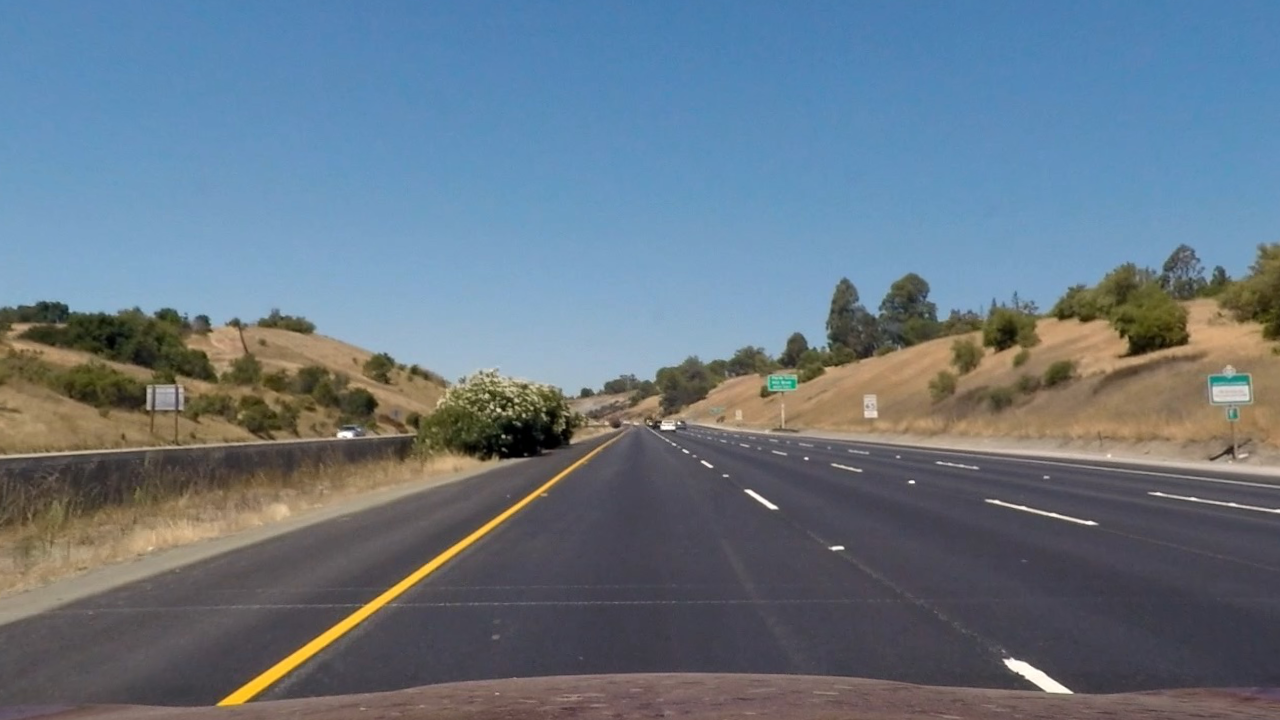
#> input picture output_images/straight_lines1.jpg, 1280 x 720 px; its folder holds only this picture in this run
$ python birdseye_view.py
#> lines starting #> are read from the running program, lines starting #| are printed output that depends on the picture
#> further down, img is the input picture: shape (720, 1280, 4) float32; mean R, G, B, A 0.406, 0.464, 0.516, 1
import cv2
import matplotlib.image as mpimg
import matplotlib.pyplot as plt
import numpy as np
import glob


def birds_eye_view(img, image):
#> called with image = '../output_images/straight_lines1.jpg'
    rows, cols, depth = img.shape
    h, w = img.shape[:2]
    # src = np.float32([[490, 482], [810, 482], [1250, 720], [40, 720]])
    # src = np.float32([[530, 470], [760, 470], [1250, 720], [40, 720]])
    # dst = np.float32([[0, 0], [1280, 0], [1250, 720], [40, 720]])
    src = np.float32([[545, 460], [735, 460], [1280, 700], [0, 700]])
    dst = np.float32([[0, 0], [1280, 0], [1280, 720], [0, 720]])

    M = cv2.getPerspectiveTransform(src, dst)
    warped = cv2.warpPerspective(img, M, (cols, rows), flags=cv2.INTER_LINEAR)
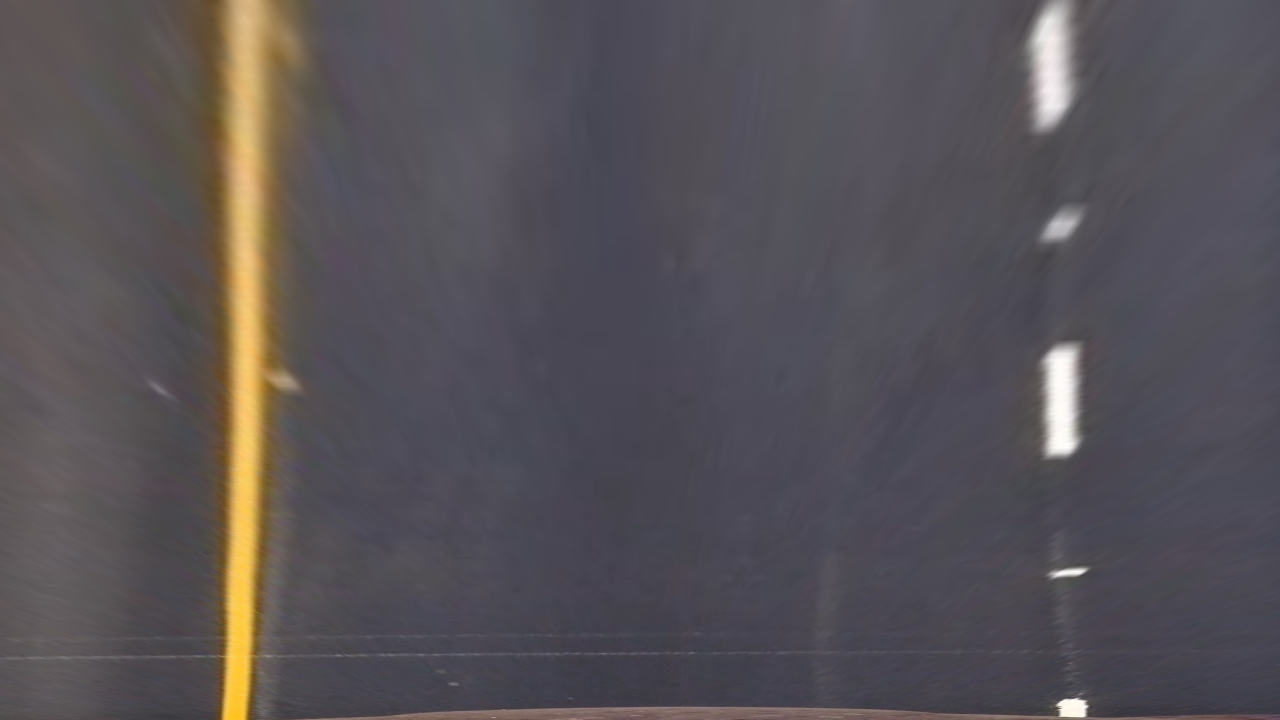
#> warped: shape (720, 1280, 4) float32; mean R, G, B, A 0.343, 0.324, 0.342, 1

    f, (ax1, ax2) = plt.subplots(1, 2, figsize=(24, 9))
    f.tight_layout()
    ax1.imshow(img)
    ax1.set_title('Original Image', fontsize=30)
    ax2.imshow(warped)
    ax2.set_title('Warped Image', fontsize=30)
    plt.waitforbuttonpress()
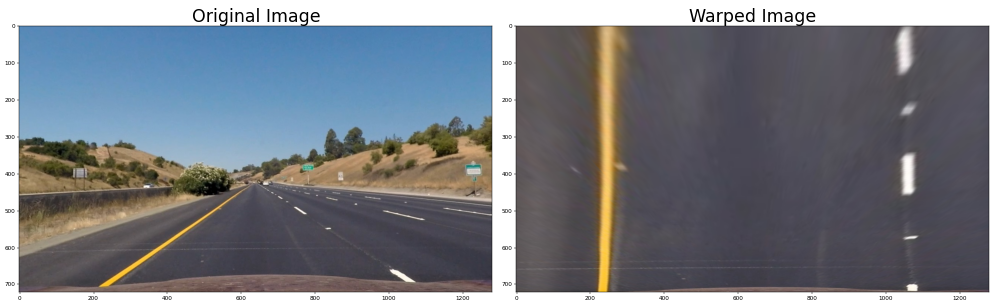
#> figure drawn by matplotlib, 2 panels

    mpimg.imsave(image.replace("output_images", "birds_eye_view_images"), warped)


# img = mpimg.imread("../output_images/straight_lines1.jpg")
# plt.imshow(img)
# plt.waitforbuttonpress()
images = glob.glob("../output_images/*.jpg")
for image in images:
    img = mpimg.imread(image)
    birds_eye_view(img, image)

$ run again, on output_images/test3.jpg
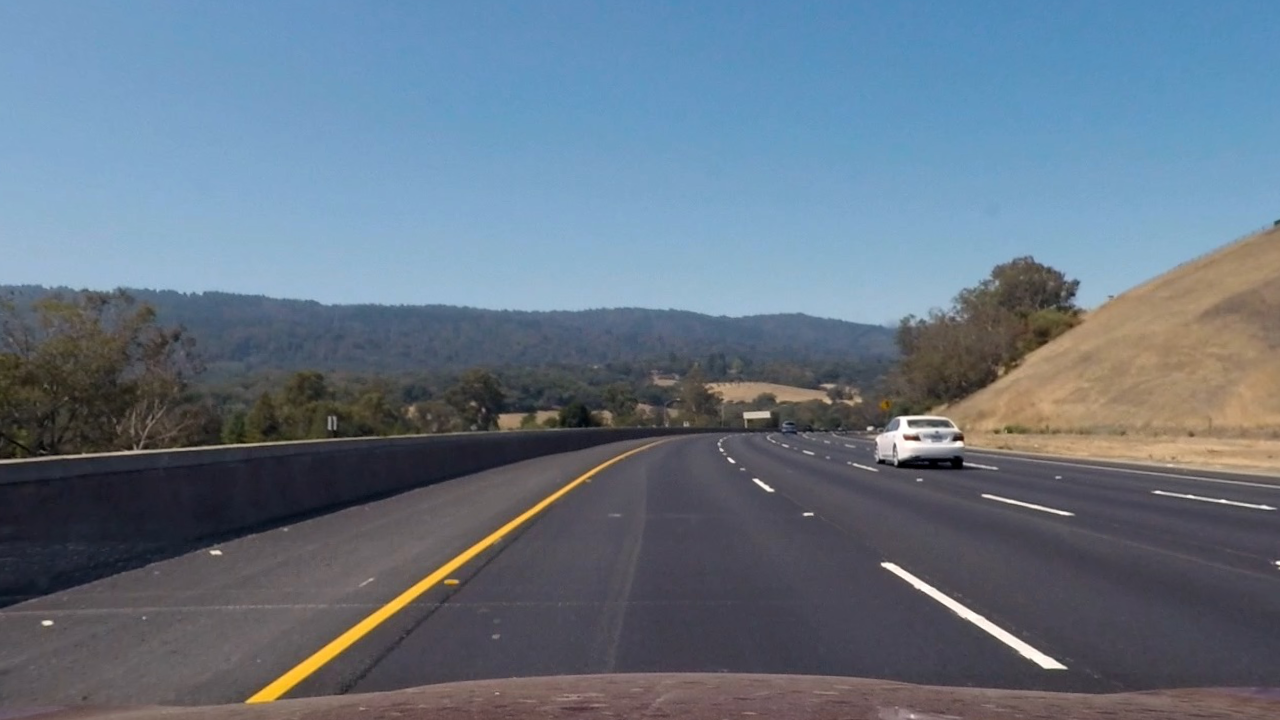
#> input picture output_images/test3.jpg, 1280 x 720 px
#> img is the input picture: shape (720, 1280, 4) float32; mean R, G, B, A 0.398, 0.455, 0.514, 1
#> in birds_eye_view, `warped = cv2.warpPerspective(img, M, (cols, rows), flags=cv2.INTER_LIN..`:
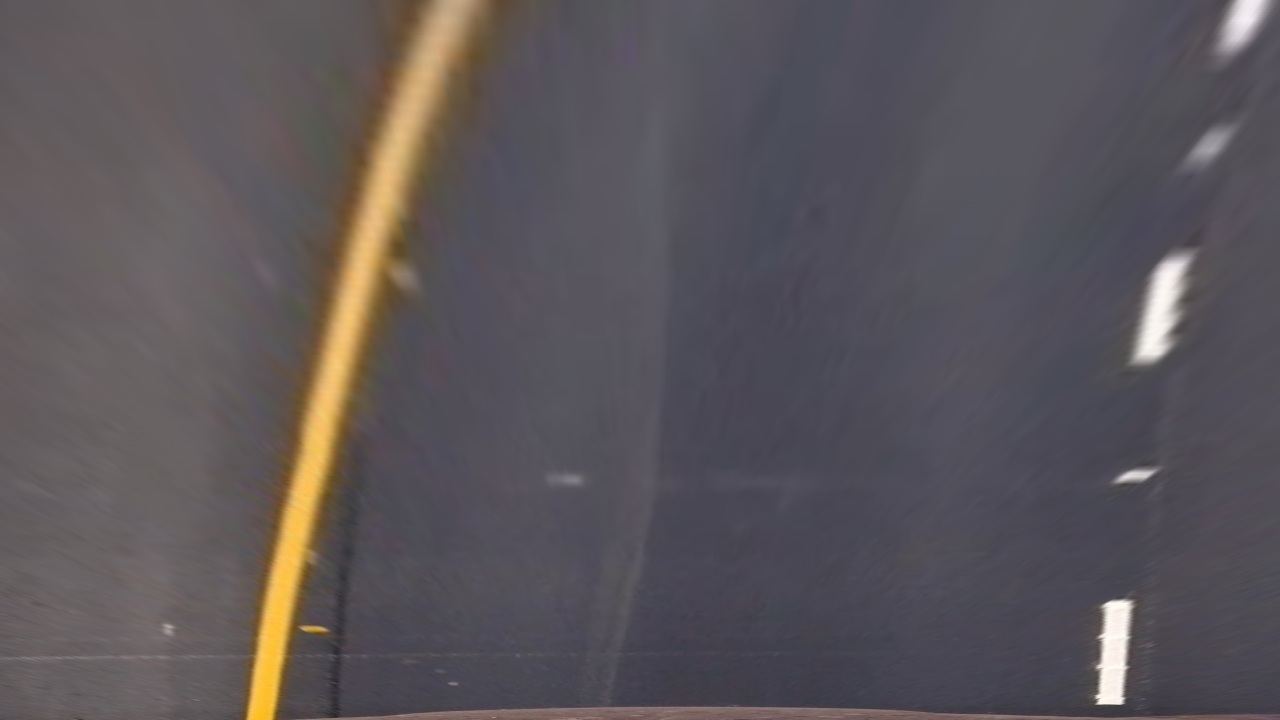
#> warped: shape (720, 1280, 4) float32; mean R, G, B, A 0.359, 0.338, 0.354, 1
#> in birds_eye_view, `plt.waitforbuttonpress()`:
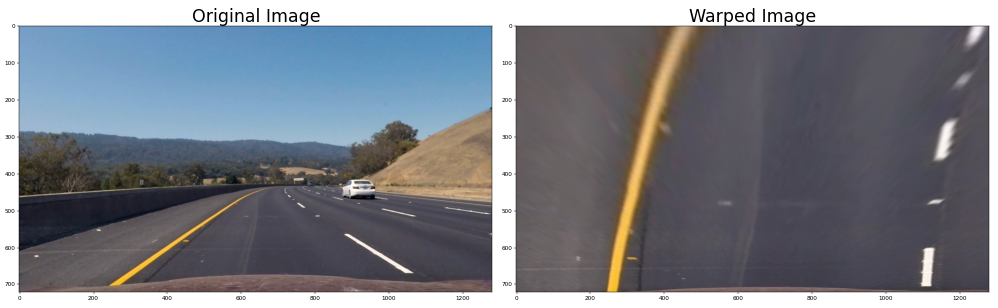
#> figure drawn by matplotlib, 2 panels

$ run again, on output_images/test4.jpg
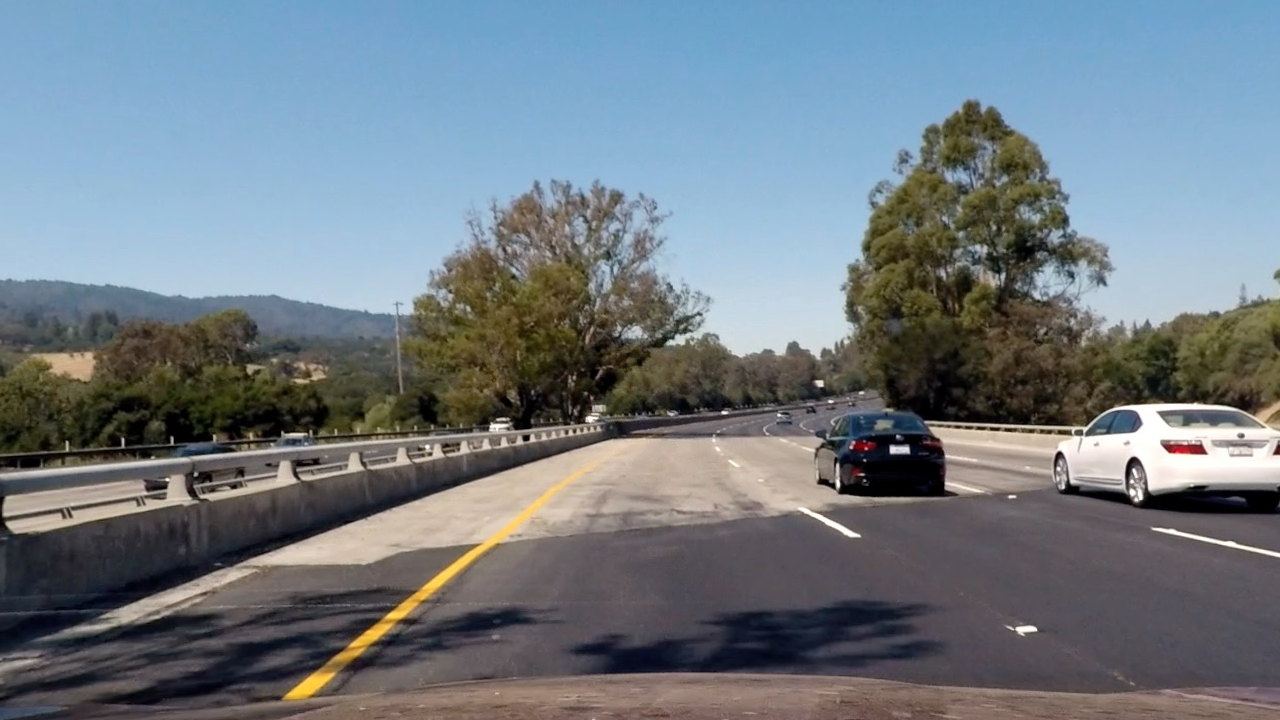
#> input picture output_images/test4.jpg, 1280 x 720 px
#> img is the input picture: shape (720, 1280, 4) float32; mean R, G, B, A 0.442, 0.483, 0.514, 1
#> in birds_eye_view, `warped = cv2.warpPerspective(img, M, (cols, rows), flags=cv2.INTER_LIN..`:
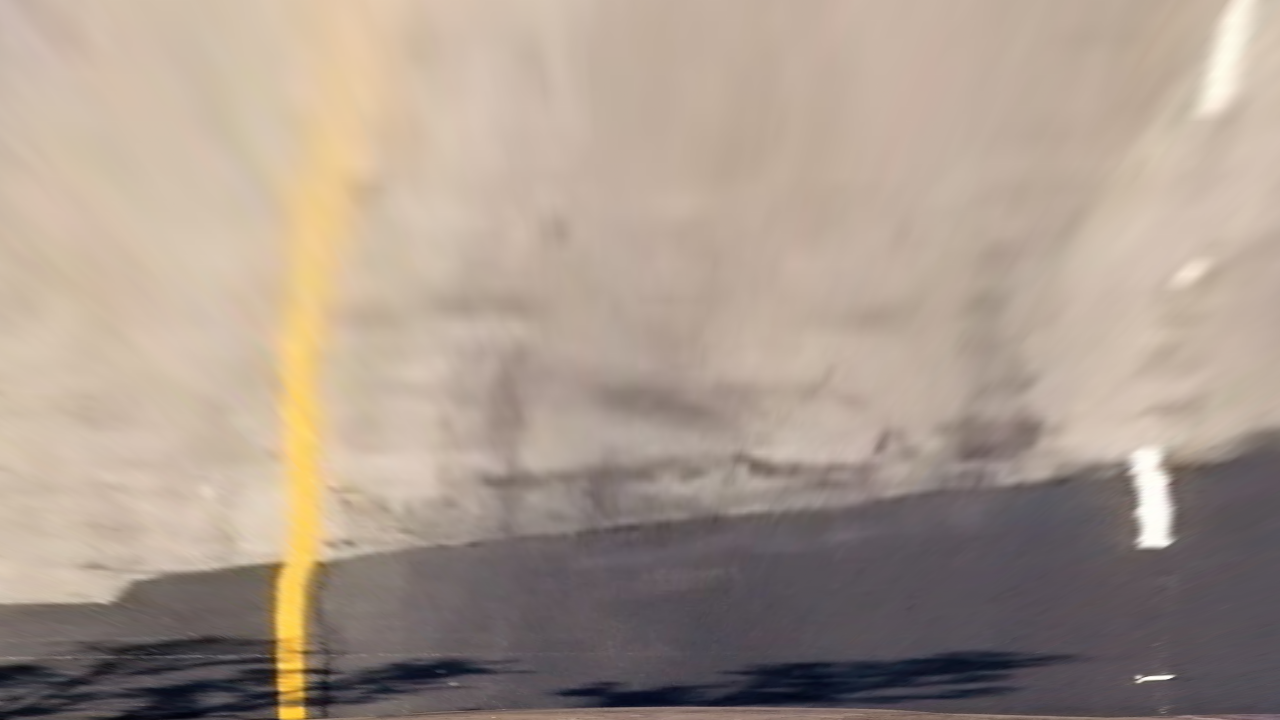
#> warped: shape (720, 1280, 4) float32; mean R, G, B, A 0.665, 0.605, 0.557, 1
#> in birds_eye_view, `plt.waitforbuttonpress()`:
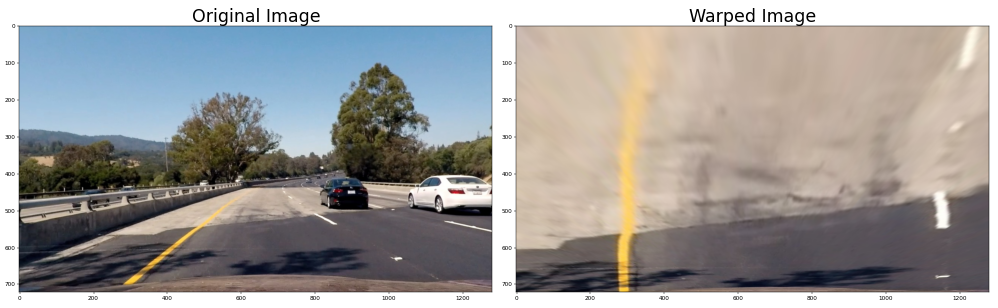
#> figure drawn by matplotlib, 2 panels

$ run again, on output_images/test5.jpg
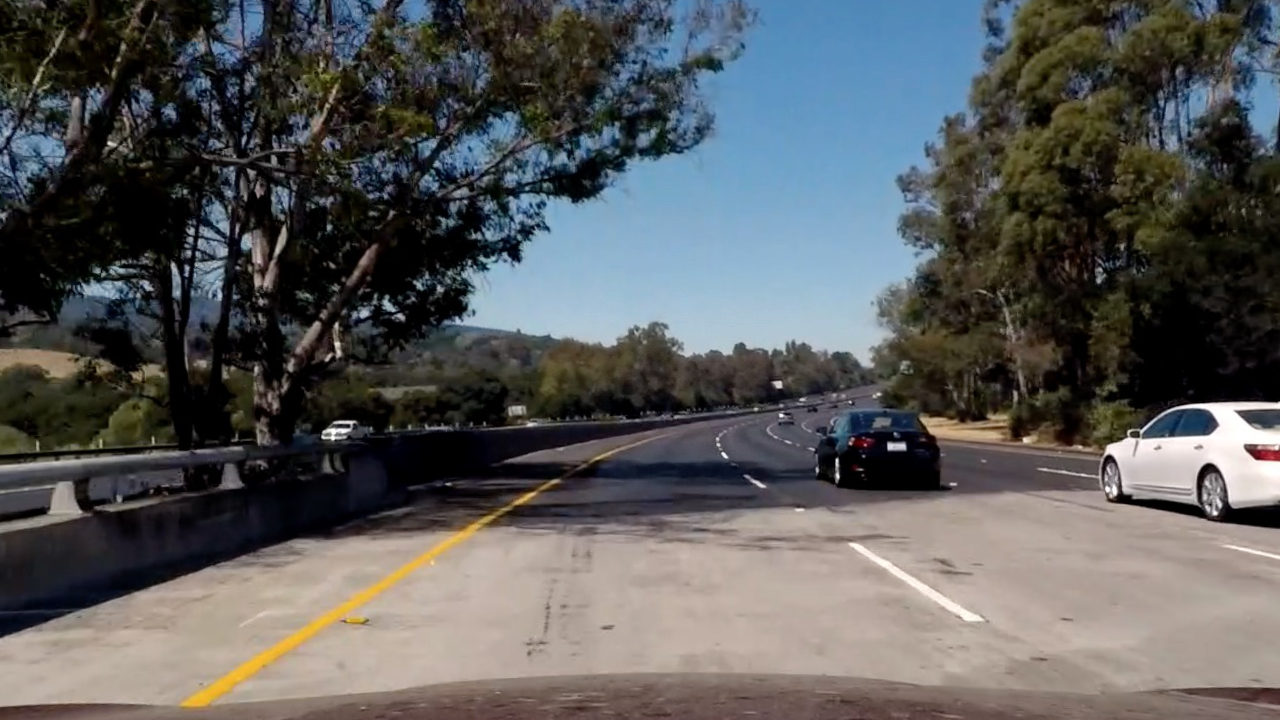
#> input picture output_images/test5.jpg, 1280 x 720 px
#> img is the input picture: shape (720, 1280, 4) float32; mean R, G, B, A 0.352, 0.355, 0.356, 1
#> in birds_eye_view, `warped = cv2.warpPerspective(img, M, (cols, rows), flags=cv2.INTER_LIN..`:
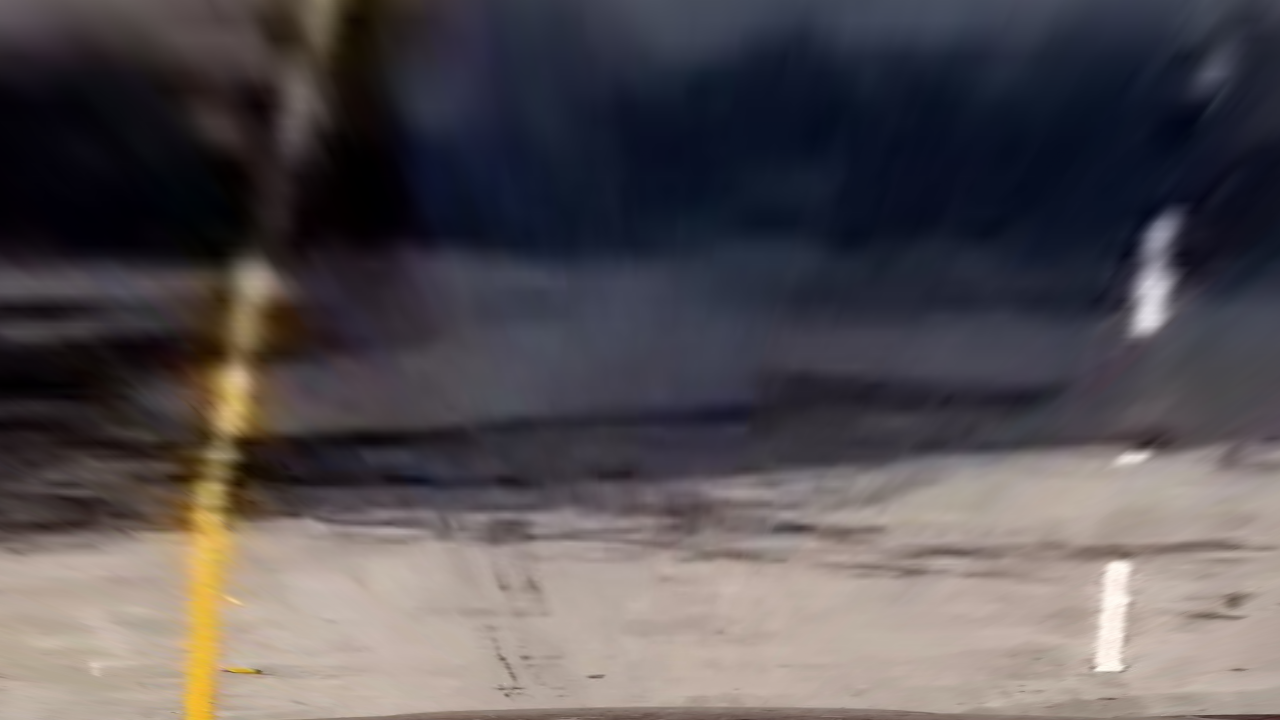
#> warped: shape (720, 1280, 4) float32; mean R, G, B, A 0.337, 0.315, 0.326, 1
#> in birds_eye_view, `plt.waitforbuttonpress()`:
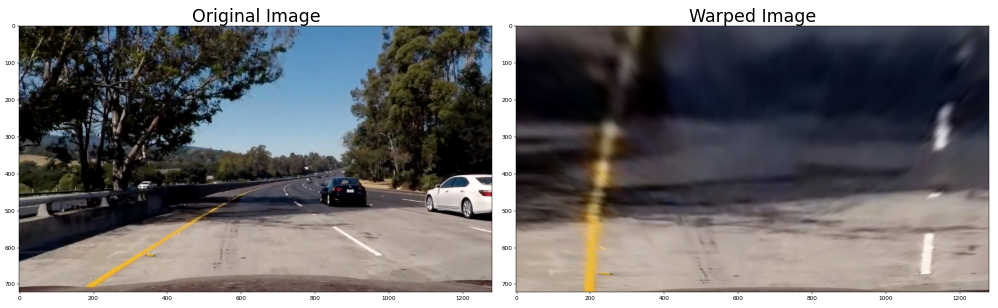
#> figure drawn by matplotlib, 2 panels
